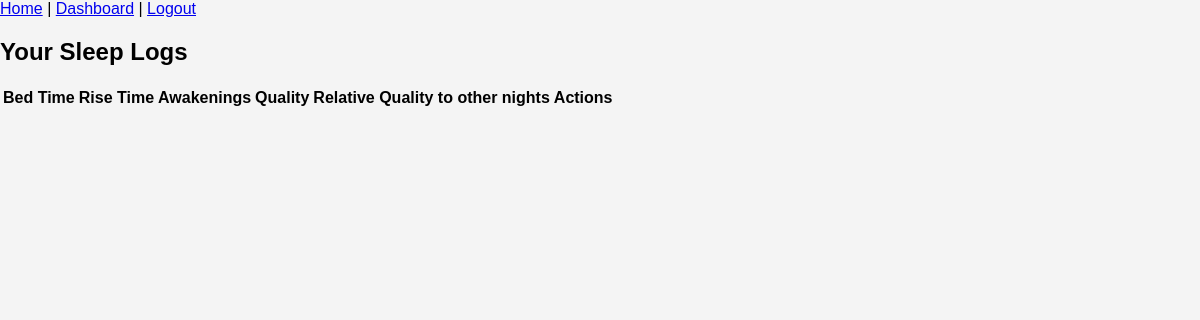
The page /sleep_log/sleep_logs (signed in) on the database as committed earlier.
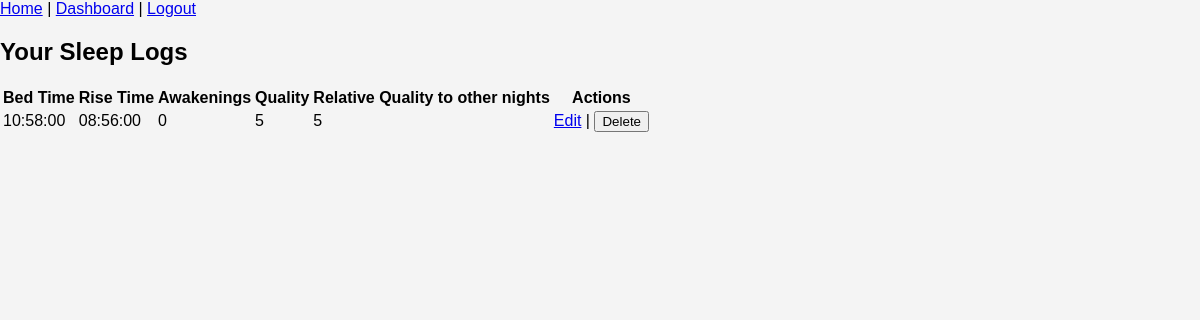
The same page on the database as committed later.
### sleep_tracker/models.py (models this page shows, shortened)
class SleepLog(db.Model):
    id = db.Column(db.Integer, primary_key=True)
    user_id = db.Column(db.Integer, db.ForeignKey('user.id'), nullable=False)
    date = db.Column(db.Date, nullable=False) #can't be unique as user could go to bed at 1am on 2/2 and again go to bed at 11pm on 2/2.
    bedtime = db.Column(db.Time, nullable=False)
    risetime = db.Column(db.Time, nullable=False)
    sleep_quality = db.Column(db.Integer, nullable=False) #1-5 score range, to be handled by the UI
    relative_quality = db.Column(db.Integer, nullable=False) #1-5 score range, to be handled by the UI
    awakenings = db.Column(db.Integer, nullable=False) #positive integer
    OSA_interventions = db.Column(db.Boolean, nullable=False)
    caffeine = db.Column(db.Boolean, nullable=False)
    sleep_aid = db.Column(db.Boolean, nullable=False)
    alcohol = db.Column(db.Boolean, nullable=False)
    cannabis = db.Column(db.Boolean, nullable=False)
    typical_day = db.Column(db.Boolean, nullable=False)
    sleep_period_duration = db.Column(db.Integer, nullable=False)

### sleep_tracker/routes/sleep_log.py (the view)
@sleep_log.route("/sleep_logs")
@login_required
def sleep_logs():
    logs = SleepLog.query.filter_by(user_id=current_user.id).order_by(SleepLog.date)
    return render_template('sleep_logs.html', logs=logs)

### sleep_tracker/__init__.py (called while the page is built)
@login_mgr.user_loader
def load_user(user_id):
    from .models import User
    return User.query.get(int(user_id))

### sleep_tracker/templates/sleep_logs.html
{% extends "base.html" %}
{% block content %}
<h2>Your Sleep Logs</h2>
<table>
    <tr>
        <th>Bed Time</th>
        <th>Rise Time</th>
        <th>Awakenings</th>
        <th>Quality</th>
        <th>Relative Quality to other nights</th>
        <th>Actions</th>
    </tr>
    {% for log in logs %}
    <tr>
        <td>{{ log.bedtime }}</td>
        <td>{{ log.risetime }}</td>
        <td>{{ log.awakenings }}</td>
        <td>{{ log.sleep_quality }}</td>
        <td>{{ log.relative_quality }}</td>
        <td>
            <a href="{{ url_for('sleep_log.edit_log', log_id=log.id) }}">Edit</a> |
            <form action="{{ url_for('sleep_log.delete_log', log_id=log.id) }}" method="POST" style="display:inline;">
                <button type="submit" onclick="return confirm('Are you sure?')">Delete</button>
            </form>
        </td>
    </tr>
    {% endfor %}
</table>
{% endblock %}

Rows that differ between the two databases and show on the page:
added SleepLog: bedtime "10:58:00", risetime "08:56:00", awakenings "0", sleep_quality "5", relative_quality "5"
